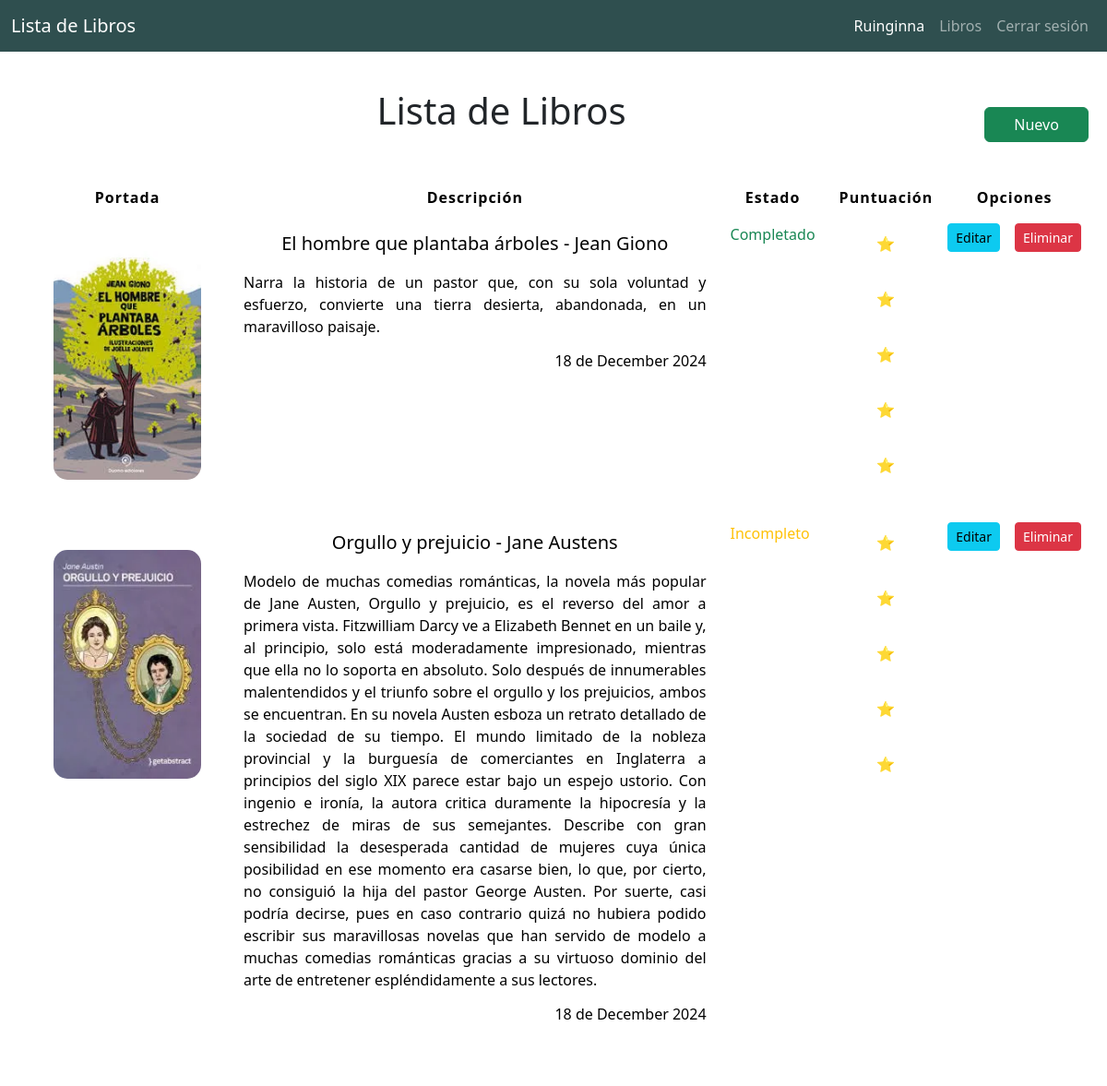
The app's page /libro/lista_de_libros/lista (signed in) with its own data.
### list_book/models.py (models this page shows, shortened)
class User(db.Model):
    id = db.Column(db.Integer, primary_key=True)
    username = db.Column(db.String(20), unique=True, nullable=False)
    password = db.Column(db.Text, nullable=False)

class Book(db.Model):
    id = db.Column(Integer, primary_key=True)
    created_by = db.Column(Integer, ForeignKey('user.id'), nullable=False)
    title = db.Column(String(100), unique=True, nullable=False)
    author = db.Column(String(50), nullable=False)
    genre = db.Column(String(100), unique=True, nullable=False)
    desc = db.Column(Text)
    n_page = db.Column(Integer)  # Optional, can be nullable
    punctuation = db.Column(Integer)
    image = db.Column(String)  # Optional, can be nullable
    created = db.Column(DateTime, nullable=False, default=datetime.utcnow())
    state = db.Column(Boolean, default=False)

### list_book/book.py (the view)
@bp.route('/lista_de_libros/lista')
@login_required
def index():
    books = Book.query.all()
    return render_template('book/index.html', books=books)

### list_book/auth.py (called while the page is built)
@bp.before_app_request
def load_logged_in_user():
    user_id = session.get('user_id')
    if user_id is None:
        g.user = None
    else:
        g.user = User.query.get_or_404(user_id)

def login_required(view):
    @functools.wraps(view)
    def wrapped_view(**kwargs):
        if g.user is None:
            return redirect(url_for('auth.login'))
        else:
            return view(**kwargs)
    return wrapped_view

### list_book/templates/book/index.html
{% extends 'base.html'%}
{% block content %}
<section class="container-fuid">
    <nav class="title">
        <h1>{% block title %}Lista de Libros{% endblock %}</h1>
        <a href="{{ url_for('book.create') }}" class="btn btn-success">Nuevo</a>
    </nav>
    <table class="table">
        <thead>
            <tr>
                <th class="col">Portada</th>
                <th class="col">Descripción</th>
                <th class="col">Estado</th>
                <th class="col">Puntuación</th>
                <th class="col" colspan="2">Opciones</th>
            </tr>
        </thead>
        <tbody>
            {% for book in books | reverse %}
                {% if g.user.id == book.created_by %}
                <tr>
                    <td class="content-project">
                        <img src="{{ url_for('static', filename = book.image ) }}">
                    </td>
                    <td>
                        <h5 class="star">{{ book.title }} - {{ book.author }}</h5>
                        <p class="text_align">{{ book.desc }}</p>
                        <h6 class="time">{{ book.created.strftime('%d de %B %Y') }}</h6>
                        <br>
                    </td>
                    <td>
                        {% if book.state == false %}
                            <span class="text-warning star">Incompleto</span>
                        {% else %}
                            <span class="text-success star">Completado</span>
                        {% endif %}
                    </td>
                    <td>
                        {% for star in range(book.punctuation) %}
                        <p class="star">⭐</p>
                        {% endfor %}
                    </td>
                    <td>
                        <a href="{{ url_for('book.update', id = book.id)}}" class="btn btn-info btn-sm">Editar</a>
                    </td>
                    <td>
                        <a href="{{ url_for('book.delete', id = book.id)}}" class="btn btn-danger btn-sm">Eliminar</a>
                    </td>
                </tr>
                {% endif%}
            {% endfor %}
        </tbody>
    </table>
</section>
{% endblock %}

### list_book/templates/base.html (shortened to what this page needs)
<!DOCTYPE html>
<html lang="en">
<head>
    <link href="https://cdn.jsdelivr.net/npm/bootstrap@5.3.3/dist/css/bootstrap.min.css" rel="stylesheet"
>
    <link rel="stylesheet" href="{{ url_for('static', filename = 'css/style.css') }}">
</head>
<body>
    <nav class="navbar navbar-expand-sm navbar-dark"  style="background-color: #2F4F4F;">
        <div class="container-fluid">
          {% if g.user %}
          <a class="navbar-brand" href="{{url_for('book.index')}}">Lista de Libros</a>
          {% else %}
          <a class="navbar-brand" href="{{ url_for('index') }}">Lista de Libros</a>
          {% endif %}
          <div class="collapse navbar-collapse justify-content-end" id="navbarNav">
            <ul class="navbar-nav">
              {% if g.user %}
                <li class="nav-item">
                    <span class="nav-link active"> {{ g.user.username|title }} </span>
                </li>
                <li class="nav-item">
                    <a class="nav-link" href="{{url_for('book.index')}}">Libros</a>
                </li>
                <li class="nav-item">
                    <a class="nav-link" href="{{url_for('auth.logout')}}">Cerrar sesión</a>
                </li>
              {% endif %}
            </ul>
          </div>
        </div>
      </nav>
    <div class="listadisima">
      {% block content %}
      {% endblock content %}
    </div>
</body>
</html>

### list_book/static/css/style.css (style rules this page uses)
.listadisima { width: 100%; padding: 20px; }
.title { width: 100%; display: flex; margin: 20px; }
.title h1 { width: 90%; text-align: center; }
.title a { width: 10%; box-sizing: border-box; margin: 20px; justify-self: end; }
.content-project { display: flex; }
.content-project img { width: 160px; height: 248px; object-fit: cover; object-position: center; border-radius: 15px; margin: 30px; box-sizing: border-box; }
table .col { text-align: center; letter-spacing: 1px; }
.star { text-align: center; padding: 10px; }
.time { justify-self: end; }
.text_align { text-align: justify; }
td, tfoot, th, thead { border-style: none; }

### records on screen
User: user.username "Ruinginna"
Book: image (picture), title "El hombre que plantaba árboles", author "Jean Giono", desc "Narra la historia de un pastor que, con su sola voluntad y esfuerzo, convierte una tierra desierta, abandonada, en un maravilloso paisaje.", created "18 de December 2024", state "Completado", punctuation 5 (drawn)
Book: image (picture), title "Orgullo y prejuicio", author "Jane Austens", desc "Modelo de muchas comedias románticas, la novela más popular de Jane Austen, Orgullo y prejuicio, es el reverso del amor a primera vista. Fitzwilliam Darcy ve a Elizabeth Bennet en un baile y, al principio, solo está moderadamente impresionado, mientras que ella no lo soporta en absoluto. Solo después de innumerables malentendidos y el triunfo sobre el orgullo y los prejuicios, ambos se encuentran. En su novela Austen esboza un retrato detallado de la sociedad de su tiempo. El mundo limitado de la nobleza provincial y la burguesía de comerciantes en Inglaterra a principios del siglo XIX parece estar bajo un espejo ustorio. Con ingenio e ironía, la autora critica duramente la hipocresía y la…", created "18 de December 2024", state "Incompleto", punctuation 5 (drawn)
